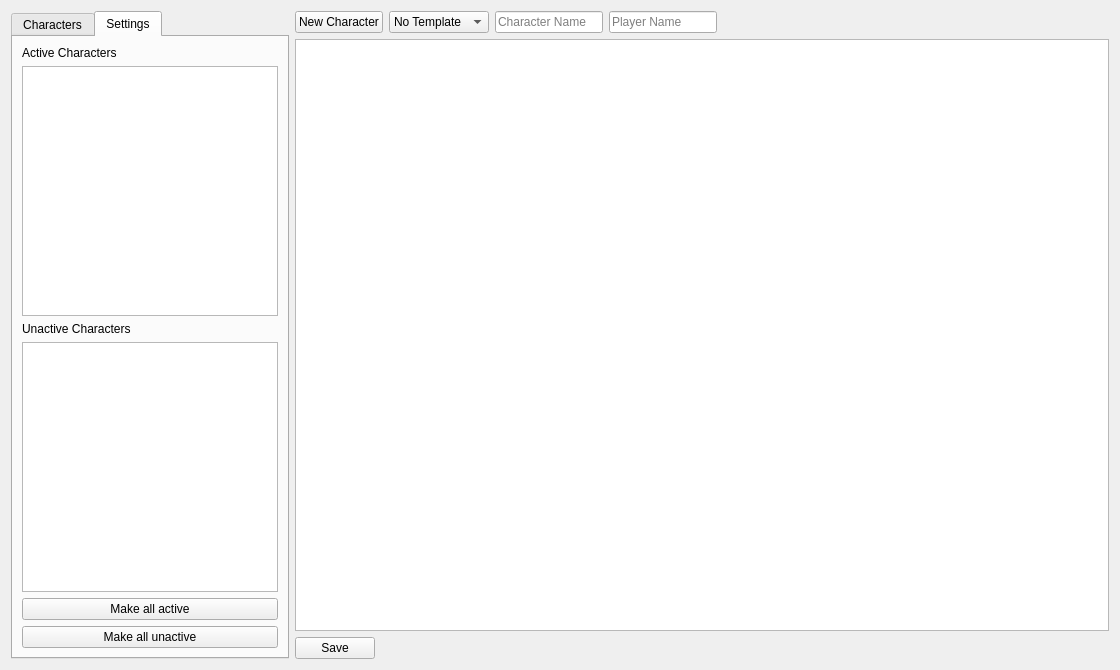
<?xml version="1.0" encoding="UTF-8"?>
<ui version="4.0">
 <class>CharacterViewerTool</class>
 <widget class="QWidget" name="CharacterViewerTool">
  <property name="geometry">
   <rect>
    <x>0</x>
    <y>0</y>
    <width>1120</width>
    <height>670</height>
   </rect>
  </property>
  <property name="windowTitle">
   <string>Form</string>
  </property>
  <layout class="QHBoxLayout" name="horizontalLayout">
   <item>
    <layout class="QVBoxLayout" name="verticalLayout_3">
     <item>
      <widget class="QTabWidget" name="tabWidget">
       <property name="sizePolicy">
        <sizepolicy hsizetype="Maximum" vsizetype="Expanding">
         <horstretch>0</horstretch>
         <verstretch>0</verstretch>
        </sizepolicy>
       </property>
       <property name="currentIndex">
        <number>1</number>
       </property>
       <widget class="QWidget" name="tab">
        <attribute name="title">
         <string>Characters</string>
        </attribute>
        <layout class="QVBoxLayout" name="verticalLayout_2">
         <item>
          <widget class="QListWidget" name="listWidget_characters">
           <property name="sizePolicy">
            <sizepolicy hsizetype="Maximum" vsizetype="Expanding">
             <horstretch>0</horstretch>
             <verstretch>0</verstretch>
            </sizepolicy>
           </property>
          </widget>
         </item>
        </layout>
       </widget>
       <widget class="QWidget" name="tab_2">
        <attribute name="title">
         <string>Settings</string>
        </attribute>
        <layout class="QVBoxLayout" name="verticalLayout_4">
         <item>
          <widget class="QLabel" name="label">
           <property name="text">
            <string>Active Characters</string>
           </property>
          </widget>
         </item>
         <item>
          <widget class="QListWidget" name="listWidget_activeChars">
           <property name="sizePolicy">
            <sizepolicy hsizetype="Maximum" vsizetype="Expanding">
             <horstretch>0</horstretch>
             <verstretch>0</verstretch>
            </sizepolicy>
           </property>
           <property name="toolTip">
            <string>Double click to make unactive</string>
           </property>
          </widget>
         </item>
         <item>
          <widget class="QLabel" name="label_2">
           <property name="text">
            <string>Unactive Characters</string>
           </property>
          </widget>
         </item>
         <item>
          <widget class="QListWidget" name="listWidget_unactiveChars">
           <property name="sizePolicy">
            <sizepolicy hsizetype="Maximum" vsizetype="Expanding">
             <horstretch>0</horstretch>
             <verstretch>0</verstretch>
            </sizepolicy>
           </property>
          </widget>
         </item>
         <item>
          <widget class="QPushButton" name="pushButton_makeAllActive">
           <property name="text">
            <string>Make all active</string>
           </property>
          </widget>
         </item>
         <item>
          <widget class="QPushButton" name="pushButton_makeAllUnactive">
           <property name="text">
            <string>Make all unactive</string>
           </property>
          </widget>
         </item>
        </layout>
       </widget>
      </widget>
     </item>
    </layout>
   </item>
   <item>
    <layout class="QVBoxLayout" name="verticalLayout">
     <item>
      <layout class="QHBoxLayout" name="horizontalLayout_2">
       <item>
        <widget class="QPushButton" name="pushButton_newCharacter">
         <property name="text">
          <string>New Character</string>
         </property>
        </widget>
       </item>
       <item>
        <widget class="QComboBox" name="comboBox_template">
         <item>
          <property name="text">
           <string>No Template</string>
          </property>
         </item>
        </widget>
       </item>
       <item>
        <widget class="QLineEdit" name="lineEdit_characterName">
         <property name="sizePolicy">
          <sizepolicy hsizetype="Maximum" vsizetype="Fixed">
           <horstretch>0</horstretch>
           <verstretch>0</verstretch>
          </sizepolicy>
         </property>
         <property name="placeholderText">
          <string>Character Name</string>
         </property>
        </widget>
       </item>
       <item>
        <widget class="QLineEdit" name="lineEdit_playerName">
         <property name="sizePolicy">
          <sizepolicy hsizetype="Maximum" vsizetype="Fixed">
           <horstretch>0</horstretch>
           <verstretch>0</verstretch>
          </sizepolicy>
         </property>
         <property name="placeholderText">
          <string>Player Name</string>
         </property>
        </widget>
       </item>
       <item>
        <spacer name="horizontalSpacer">
         <property name="orientation">
          <enum>Qt::Horizontal</enum>
         </property>
         <property name="sizeHint" stdset="0">
          <size>
           <width>40</width>
           <height>20</height>
          </size>
         </property>
        </spacer>
       </item>
      </layout>
     </item>
     <item>
      <widget class="QTextEdit" name="textEdit">
       <property name="autoFormatting">
        <set>QTextEdit::AutoAll</set>
       </property>
       <property name="html">
        <string>&lt;!DOCTYPE HTML PUBLIC &quot;-//W3C//DTD HTML 4.0//EN&quot; &quot;http://www.w3.org/TR/REC-html40/strict.dtd&quot;&gt;
&lt;html&gt;&lt;head&gt;&lt;meta name=&quot;qrichtext&quot; content=&quot;1&quot; /&gt;&lt;title&gt;Character Sheet&lt;/title&gt;&lt;style type=&quot;text/css&quot;&gt;
p, li { white-space: pre-wrap; }
&lt;/style&gt;&lt;/head&gt;&lt;body style=&quot; font-family:'MS Shell Dlg 2'; font-size:8.25pt; font-weight:400; font-style:normal;&quot;&gt;
&lt;p style=&quot;-qt-paragraph-type:empty; margin-top:12px; margin-bottom:12px; margin-left:0px; margin-right:0px; -qt-block-indent:0; text-indent:0px;&quot;&gt;&lt;br /&gt;&lt;/p&gt;&lt;/body&gt;&lt;/html&gt;</string>
       </property>
       <property name="textInteractionFlags">
        <set>Qt::LinksAccessibleByKeyboard|Qt::LinksAccessibleByMouse|Qt::TextBrowserInteraction|Qt::TextEditable|Qt::TextEditorInteraction|Qt::TextSelectableByKeyboard|Qt::TextSelectableByMouse</set>
       </property>
      </widget>
     </item>
     <item>
      <layout class="QHBoxLayout" name="horizontalLayout_3">
       <item>
        <widget class="QPushButton" name="pushButton_save">
         <property name="text">
          <string>Save</string>
         </property>
        </widget>
       </item>
       <item>
        <spacer name="horizontalSpacer_2">
         <property name="orientation">
          <enum>Qt::Horizontal</enum>
         </property>
         <property name="sizeHint" stdset="0">
          <size>
           <width>40</width>
           <height>20</height>
          </size>
         </property>
        </spacer>
       </item>
      </layout>
     </item>
    </layout>
   </item>
  </layout>
 </widget>
 <resources/>
 <connections/>
</ui>
